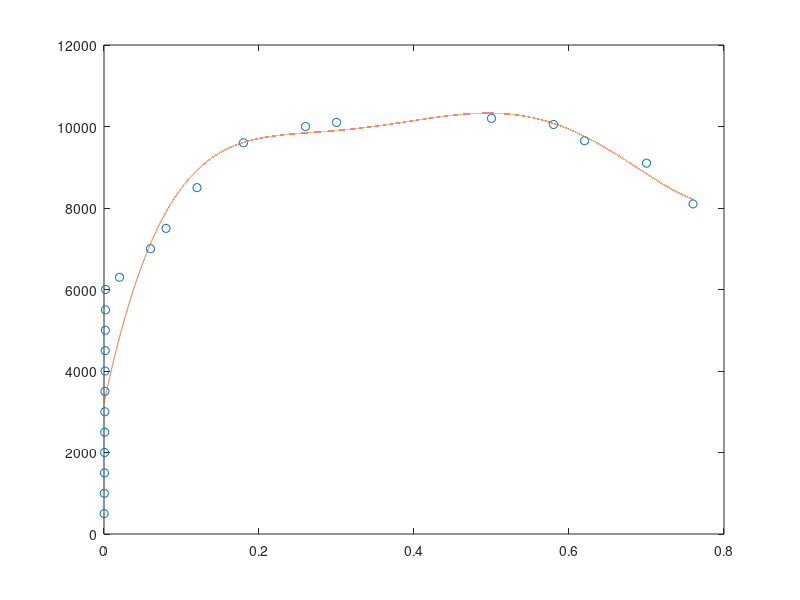

Here is the MATLAB script that generated this plot:
clear all
clc

format long g
n=input('Enter degree of polynomial: ');
x=[0.00016 0.00032 0.00052 0.00072 0.00089 0.00105 0.00122 0.00138 0.00154 0.00175 0.00191 0.00204 0.02 0.06 0.08 0.12 0.18 0.26 0.3 0.5 0.58 0.62 0.7 0.76];
y=[500 1000 1500 2000 2500 3000 3500 4000 4500 5000 5500 6000 6300 7000 7500 8500 9600 10000 10100 10200 10050 9650 9100 8100];
p=polyfit(x,y,n) 

xp=0.00016:0.00001:0.76;
yp=polyval(p,xp);
plot(x,y,'o',xp,yp)